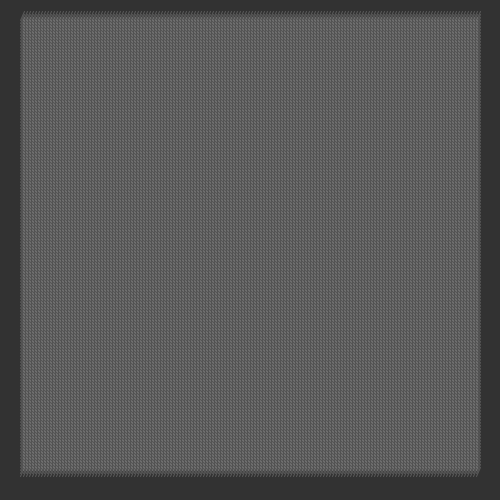
Frame 1 (no input)
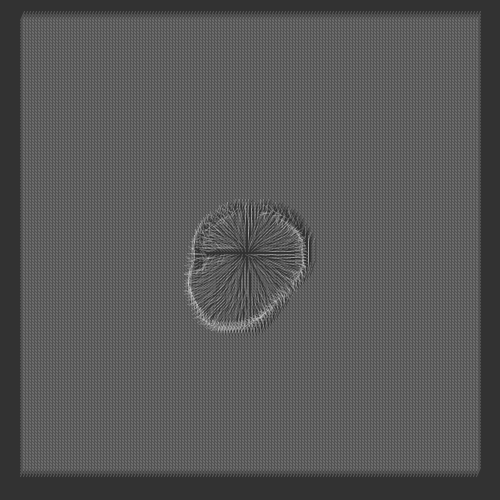
Frame 60 (the mouse pressed at the canvas centre just before this capture)
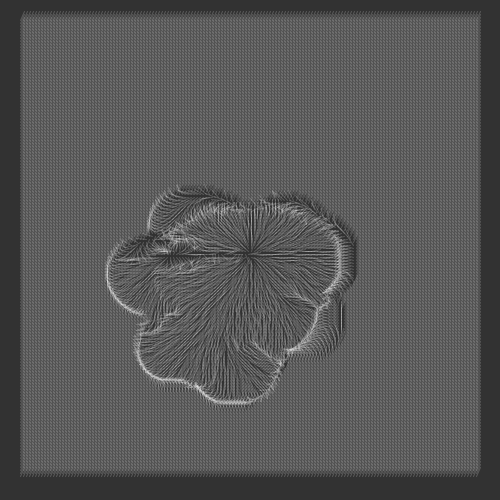
Frame 120 (the mouse held since frame 60 and released just before this capture)

The Processing sketch that drew these frames (run headless with seeded random() and noise(); from frame 60 on, the mouse is pressed at the canvas centre):

// Processing sketch: Number_003_B_Ngan
// ── Number_003_B_Ngan.pde
/*

   A surface filled with one hundred medium to small sized circles.
   Each circle has a different size and direction, but moves at the same slow rate.
   Display:
   A. The instantaneous intersections of the circles
   >>> B. The aggregate intersections of the circles

   Implemented by William Ngan <http://metaphorical.net>
   4 April 2004
   Processing v.68 <http://processing.org>

*/


float[][] field;
// int[][] fieldShade;
int gaph, gapv;
int marginh, marginv; // margin
float cnt = 0;

float[] sintable = new float[628];
float[] costable = new float[628];
final float PI2 = 2*PI;
float tiltAngle = 0;

Circle[] circles;

float counter = 0;

int cCounter = 0;
int cTimer = 0;

void setup()
{
  size( 500, 500 );
  // frameRate( 30 );

  gaph = 3;
  gapv = 3;
  marginh = 20;
  marginv = 20;

  // lookup table
  for (int i=0; i<sintable.length; i++) {
    sintable[i] = sin( i/100.0f );
  }

  for (int i=0; i<costable.length; i++) {
    costable[i] = cos( i/100.0f );
  }

  // field
  field = new float[(width-marginh*2)/gaph][(height-marginv*2)/gapv];
  // fieldShade = new int[field.length][field[0].length];

  for (int i=0; i<field.length; i++) {
    for (int k=0; k<field[0].length; k++) {
      field[i][k] = PI2-PI/3;
      // fieldShade[i][k] = 1;
    }
  }

  circles = new Circle[100];

  // ellipseMode( CENTER );
  // noFill();
}

void draw()
{
  background( 50 );
  stroke(255,255,255,50);

  int ax, ay;
  cTimer++;
  if (cTimer>5 && cCounter<circles.length-1) {
    circles[cCounter] = new Circle( 250, 250, 40, cCounter );
    cCounter++;
    cTimer = 0;
  }

  float len = 10;

  for (int i=0; i<field.length; i++) {
    for (int k=0; k<field[0].length; k++) {
      ax = marginh + i*gaph;
      ay = marginv + k*gapv;
      line( ax, ay, ax+len*getCos(field[i][k]), ay+len*getSin(field[i][k]) );
    }
  }

  // noStroke();
  // noFill();

  for (int i =0; i<cCounter; i++) {
    circles[i].move();
    circles[i].getGrid();
  }

}

int[] getLocation( int i, int k )
{
return new int[]{ marginh+i*gaph, marginv+k*gapv };
}

float getSin( float val )
{
  if (val<0) val = 6.28 + val;
  if (val>=6.28) val -= 6.28;
  val = min( 6.27, max( 0, val ) );
  return sintable[ (int)floor(val*100) ];
}

float getCos( float val )
{
  if (val<0) val = 6.28 + val;
  if (val>=6.28) val -= 6.28;
  val = min( 6.27, max( 0, val ) );

  return costable[ (int)floor(val*100) ];
}

class Circle
{
  float x, y, r, d, rr;
  float ac1, ac2, ac3;
  float sp1, sp2, sp3;
  int id;

  float inx = 0;
  float iny = 0;
  boolean over = true;

  Circle( float px, float py, float pr, int id ) {
    x = px;
    y = py;
    r = pr;
    d = r*2;
    rr = r*r;

    this.id = id;

    sp1 = random(2);
    sp2 = random(2);
    sp3 = random(2);

    ac1 = random(0.5)-random(0.5);
    ac2 = random(0.5)-random(0.5);
    ac3 = random(0.5)-random(0.5);

  }

  void render() {
    move();
    ellipse( x, y, d, d );
  }

  void move() {
    float angle = getSin( sp1 ) - getCos(sp2);

    sp1+=ac1;
    sp2+=ac2;
    sp3+=ac3;

    angle = (angle<0) ? angle+PI2 : ( (angle>=PI2) ? angle-PI2 : angle );

    x = x + getSin(angle);
    y = y + getCos(angle);

    checkBounds();
    checkOverlap();

  }

  void checkBounds() {
    if ( x > width ) x = 0;
    if ( x < 0 ) x = width;
    if ( y > height ) y = 0;
    if ( y < 0 ) y = height;
  }

  void repel( float angle ) {
    x = x + getCos(angle)*0.1;
    y = y + getSin(angle)*0.1;
  }

  void setState( float px, float py ) {
    inx = px;
    iny = py;
    over = true;
  }

  void checkOverlap() {

    for ( int i=id+1; i<cCounter; i++ ) {
      if ( i!=id ) {
        float dx = circles[i].x - x;
        float dy = circles[i].y - y;
        float drr = dx*dx + dy*dy;
        // float brr = circles[i].rr + 2*circles[i].r*r + rr;
        float d = sqrt( drr );

        if ( d>r+circles[i].r || d<abs(r-circles[i].r) ) continue; // no solution

        float ang = atan2( dy, dx );
        repel( ang+PI );
        circles[i].repel( ang);

        float a = (rr - circles[i].rr + drr) / (2*d);
        float h = sqrt( rr - a*a );
        float x2 = x + a*(circles[i].x - x)/d;
        float y2 = y + a*(circles[i].y - y)/d;

        setState( x2, y2 );
        circles[i].setState( x2, y2 );
      }
    }
  }

  void getGrid() {

    int sx = (int)ceil((x-r-marginh)/gaph);
    int sy = (int)ceil((y-r-marginv)/gapv);

    int numx = (int)floor(d/gaph);
    int numy = (int)floor(d/gapv);

    int[] pos;
    // float dx, dy, ang;

    for (int i=sx; i<sx+numx; i++) {
      if (i>=0 && i<field.length) {
        for (int k=sy; k<sy+numy; k++) {
          if (k>=0 && k<field[0].length) {
            if (over) {
              pos = getLocation(i, k);
              // dx = pos[0]-x;
              // dy = pos[1]-y;

              if (dist( x, y, pos[0], pos[1]) < r) {
                float da = atan2( pos[1]-iny, pos[0]-inx );
                if (field[i][k] < da) field[i][k] += PI/20;
                else if (field[i][k] > da) field[i][k] -= PI/20;
                // fieldShade[i][k] = 2;
              }
            }
          }
        }
      }
    }
    over = false;
  }
}
